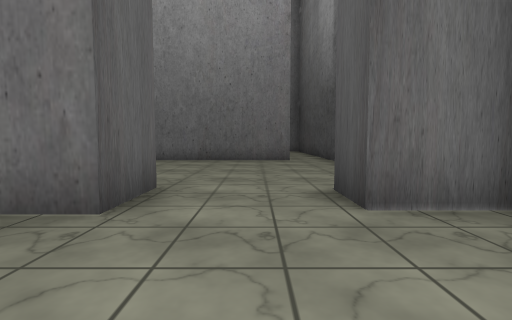
[1] (above)

16 first-person views from a walk through a Unity game level. The camera is 1.2 m above the floor, tilts 4° down and sees 85° across. The floor is counted in squares, 1.89 m on a side. Each view is taken from the middle of a square. On the plan, view 1 faces up. The plan holds only what a view shows up to about 9 squares ahead; the rest is blank. The place goes on beyond the plan. The player character is not drawn. Some surface patterns are stand-ins.

[2]
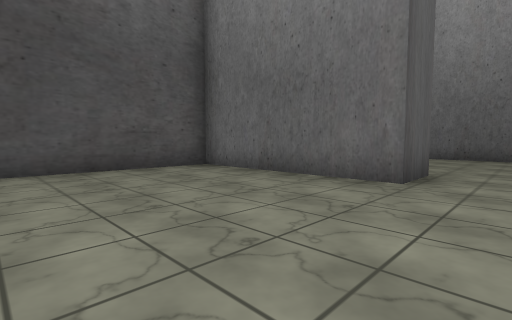

[3]
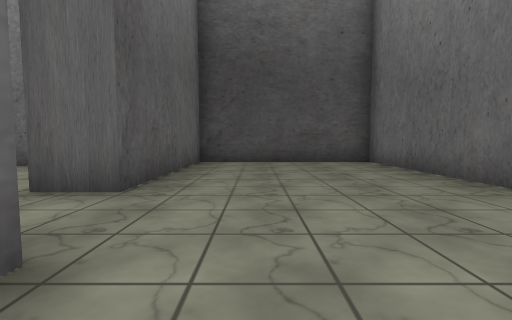

[4]
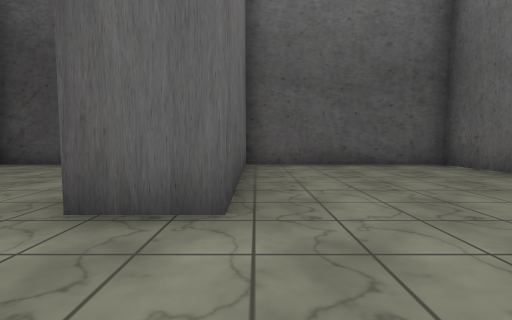

[5]
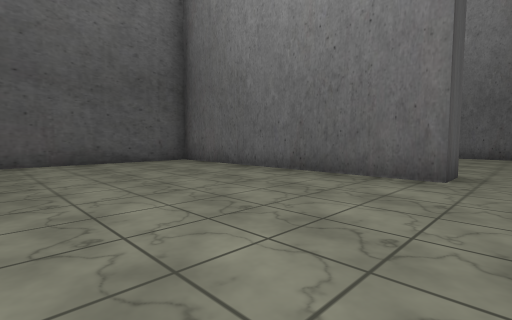

[6]
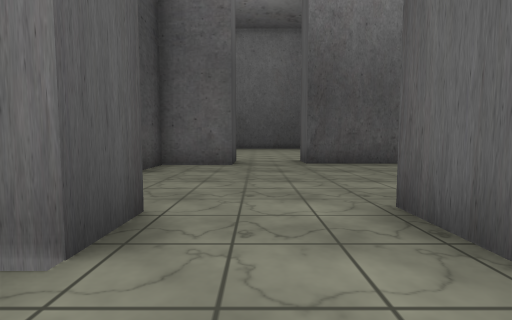

[7]
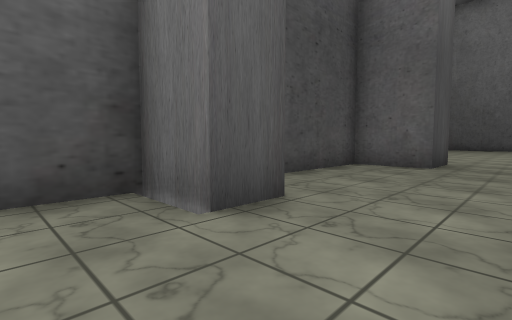

[8]
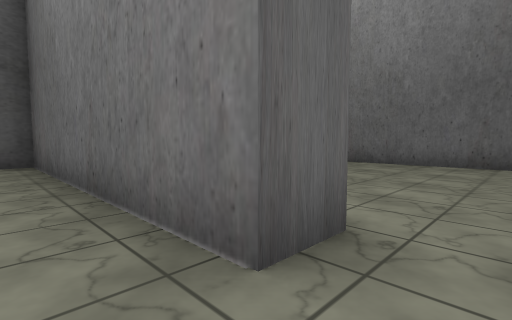

[9]
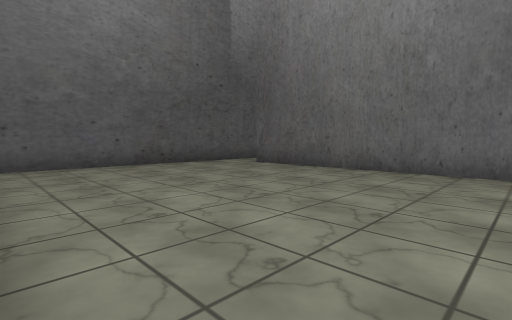

[10]
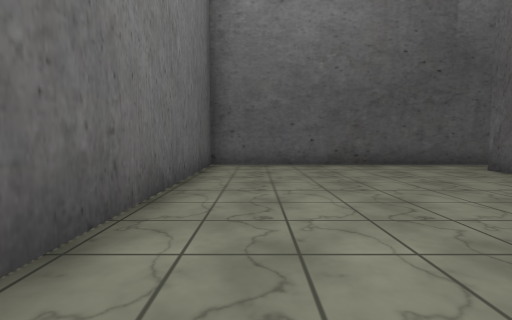

[11]
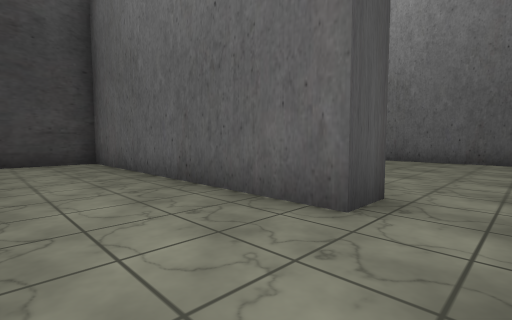

[12]
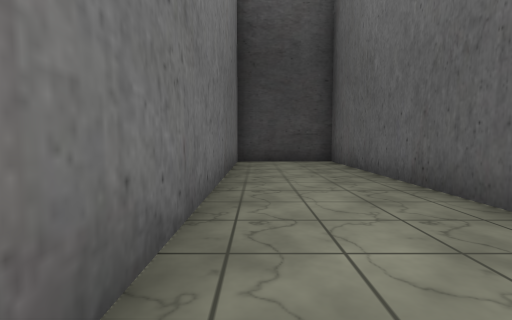

[13]
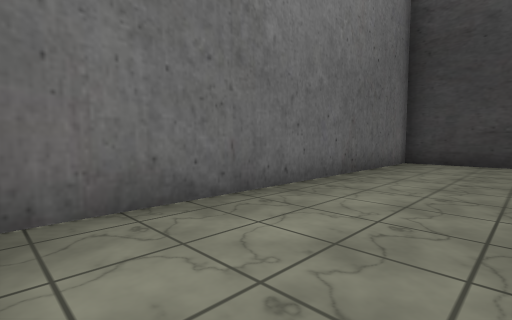

[14]
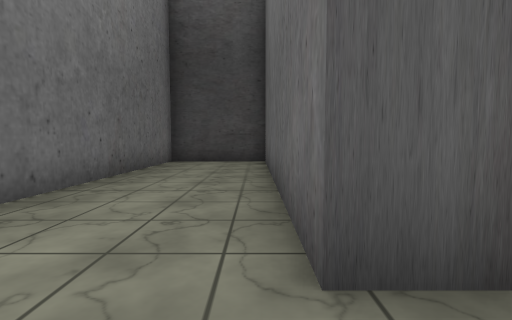

[15]
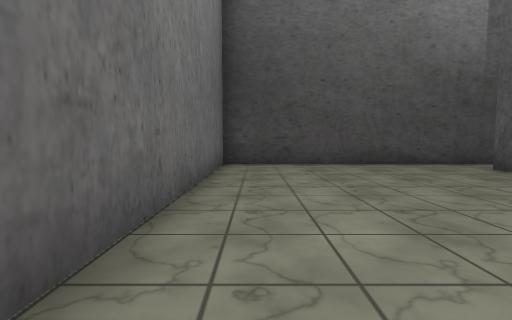

[16]
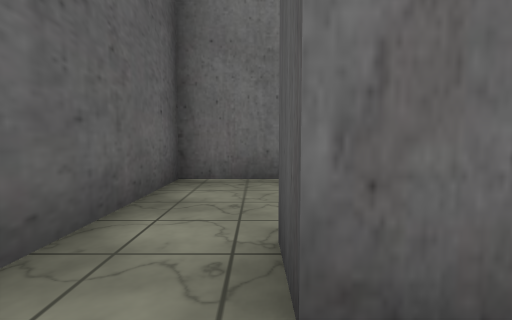

### Floor plan
Points are (right, up) in squares from view 1. A wall is a line through its corners. A room is listed if a view was taken in it or the views show most of it. See-through windows are left out.
Room 1 (views 1, 2, 3, 4, 5, 6, 7, 8)
walls: (-5.9, 3.7) (-1.3, 3.7) (-1.3, 2.4) (-6.3, 2.4) (-6.3, -2.7) (-1.3, -2.7) (-1.3, -3.5); (2.4, 2.5) (1, 2.5) (1, 3.6) (2.4, 3.6) (2.4, 4.9); (0.6, -3.5) (0.6, -2.2) (2.4, -2.2) (2.4, 0.9); (1.1, 8.9) (-6.3, 8.9) (-6.3, 3.8)
ways out: opening at (2, 9) to room 2
Room 2 (views 9, 10, 15, 16)
walls: (-6.3, 15.4) (-6.3, 9.8) (1.1, 9.8) (1.1, 8.9); (2.4, 8.6) (2.4, 15.9) (-4.9, 15.9)
ways out: opening at (2, 9) to room 1; opening at (-5.5, 16) to room 3
Room 3 (views 11, 12, 13, 14)
walls: (-4.9, 15.9) (-4.9, 16.7) (2.4, 16.7) (2.4, 19.6) (-6.3, 19.6) (-6.3, 15.4)
ways out: opening at (-5.5, 16) to room 2

Positions as (right, up) in squares from view 1, and headings:
1: (0, 0), facing up
2: (0, -2), facing up-left
3: (2, -1), facing left
4: (1, 4), facing left
5: (2, 4), facing up-left
6: (0, 5), facing down
7: (-1, 5), facing down-right
8: (2, 8), facing up-left
9: (1, 10), facing up-left
10: (1, 11), facing left
11: (-6, 19), facing down-right
12: (-6, 19), facing right
13: (-6, 17), facing up-right
14: (-6, 17), facing right
15: (-5, 15), facing right
16: (-5, 15), facing up
